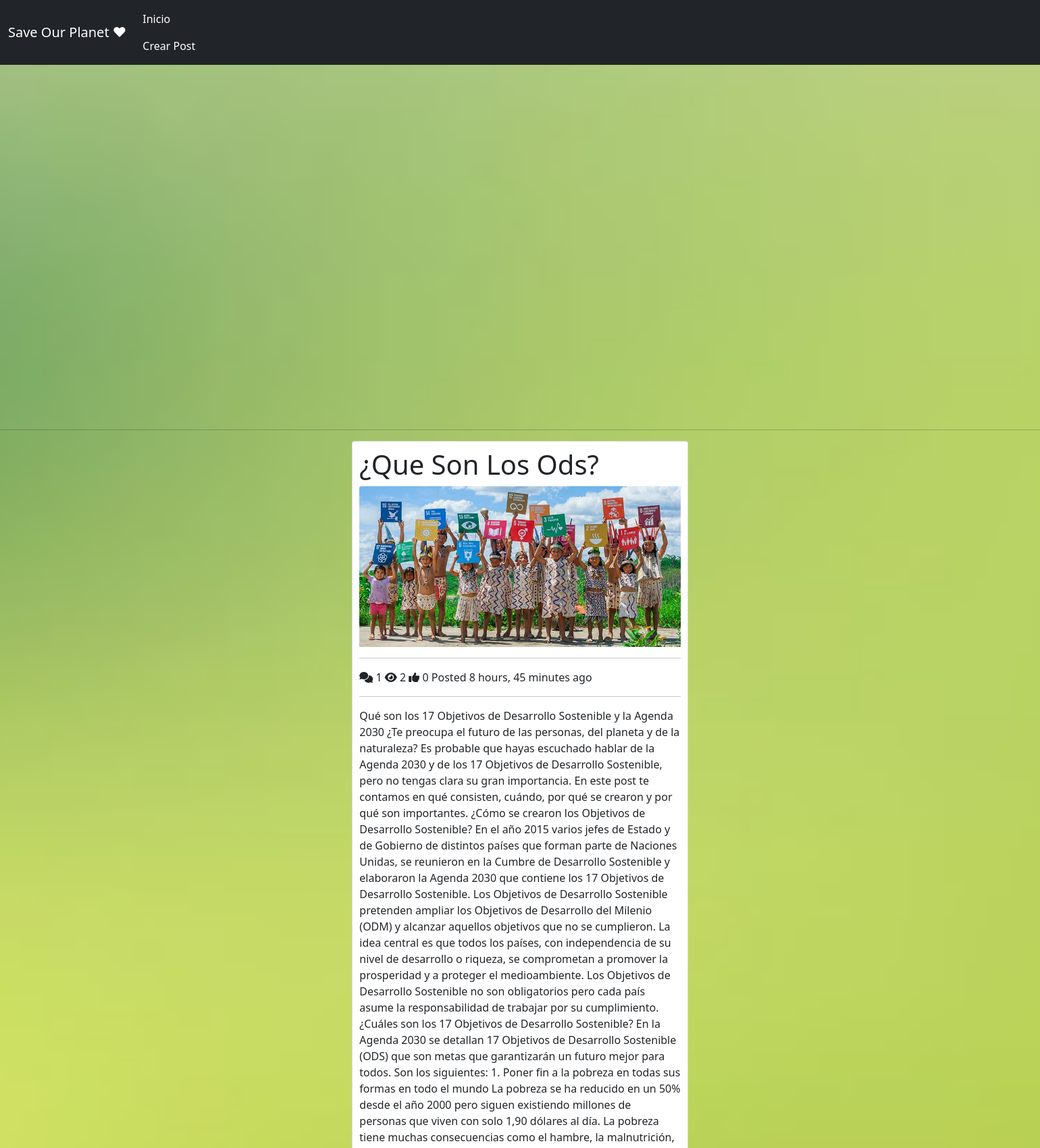
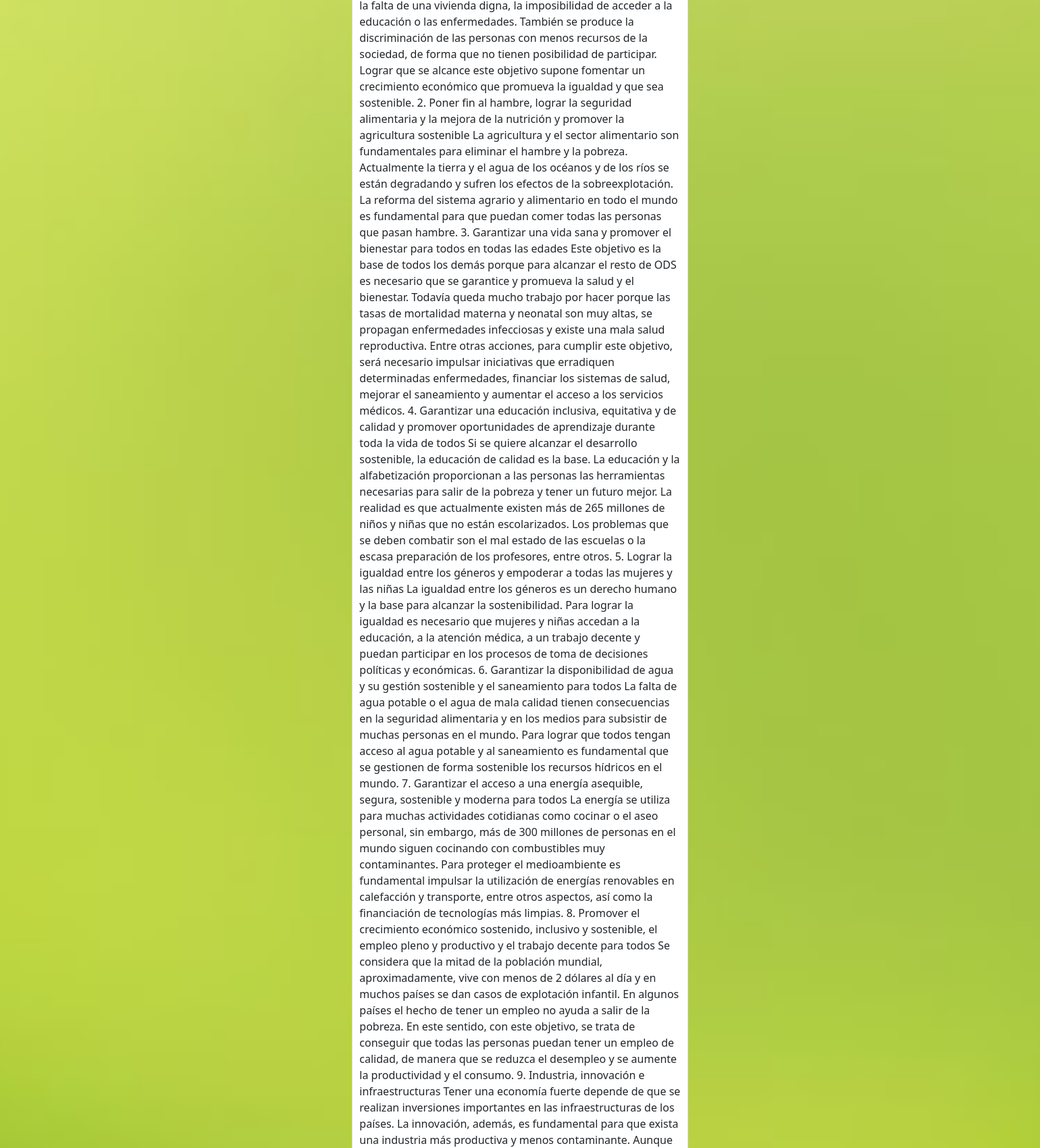
Page /ODS/ (signed in, upper part) on the committed database (2 pictures, top to bottom).
### posts/models.py (models this page shows, shortened)
class Post(models.Model):
    title = models.CharField(max_length=100)
    content = models.TextField()
    thumbnail = models.ImageField()
    publish_date = models.DateTimeField(auto_now_add=True)
    last_updated = models.DateTimeField(auto_now=True)
    author = models.ForeignKey(User, on_delete=models.CASCADE)
    slug = models.SlugField()
    def get_like_url(self):
        return reverse("like", kwargs={
            'slug': self.slug
        })
    @property
    def comments(self):
        return self.comment_set.all()
    @property
    def get_comment_count(self):
        return self.comment_set.all().count()
    @property
    def get_view_count(self):
        return self.postview_set.all().count()
    @property
    def get_like_count(self):
        return self.like_set.all().count()

### posts/views.py (the view, shortened to what this page needs)
# urls.py: path('<slug>/', PostDetailView.as_view(), name='detail'),
class PostDetailView(DetailView):
    model = Post
    def get_context_data(self, **kwargs):
        context = super().get_context_data(**kwargs)
        context.update({
            'form': CommentForm()
        })
        return context
    def get_object(self, **kwargs):
        object = super().get_object(**kwargs)
        if self.request.user.is_authenticated:
            PostView.objects.get_or_create(user=self.request.user, post=object)
        return object

### templates/posts/post_detail.html (shortened to what this page needs)
{% extends "base.html" %}
{% load crispy_forms_tags %}
{% block content %}
    <div class='row'>
    <div class='col-4 offset-4'>
    <div class='card' style='padding: 10px;'>
        <h1>{{ object.title|title }}</h1>
        <img src="{{ object.thumbnail.url }}" class="card-img-top" alt="...">
        <hr />
        <div>
            <span><i class="fas fa-comments ml-2"></i> {{ object.get_comment_count }}</span>
            <span><i class="fas fa-eye ml-2"></i> {{ object.get_view_count }}</span>
            <span><i class="fas fa-thumbs-up ml-2"></i> {{ object.get_like_count }}</span>
            <span class='float-right'>Posted {{ object.publish_date|timesince }} ago</span>
        </div>
        <hr />
        <div>
        <p>{{ object.content }}</p>
        </div>
    </div>
    </div>
    </div>
{% endblock content %}

### static/estilos.css (style rules this page uses)
body { background: url(img/prueba3.jpg) no-repeat; background-size: cover; background-position: center center; background-attachment: fixed; }

### rows in the picture
Post: title "¿Que Son Los Ods?", thumbnail (picture), get_comment_count "1", get_view_count "2", get_like_count "0", publish_date "8 hours, 45 minutes"
